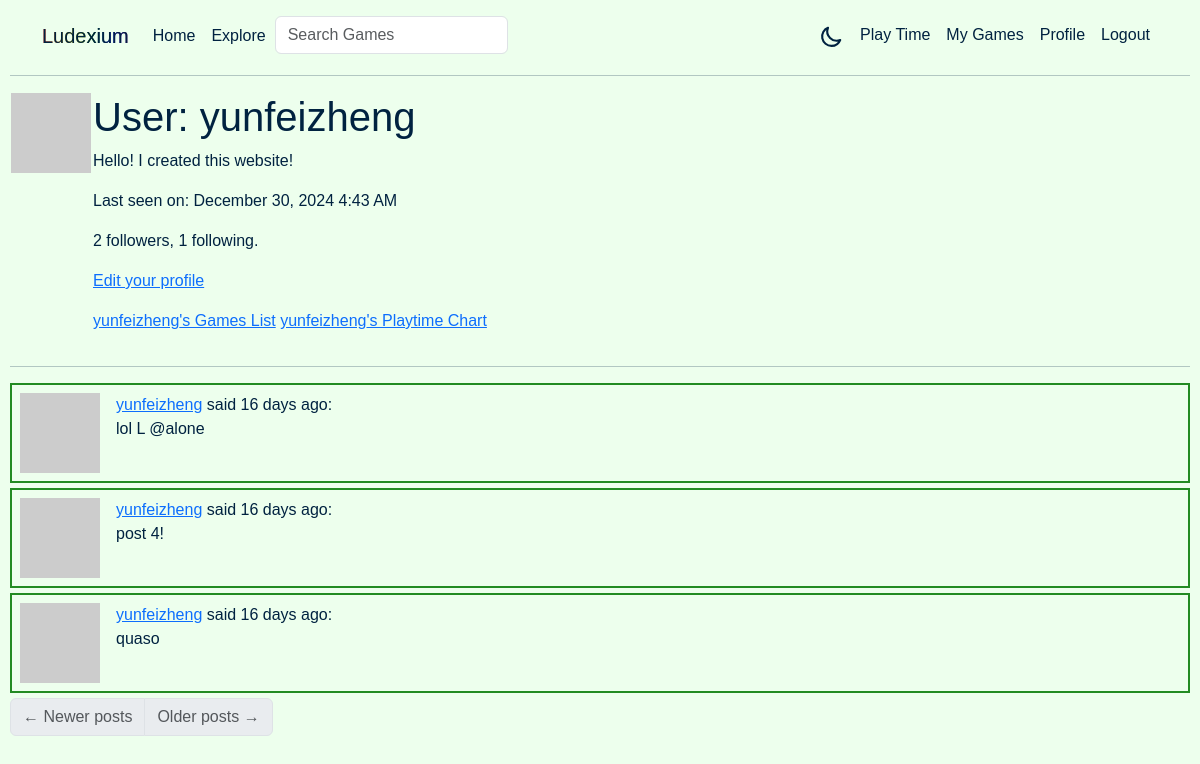
/user/yunfeizheng (signed in), run on an earlier commit of the app's database.
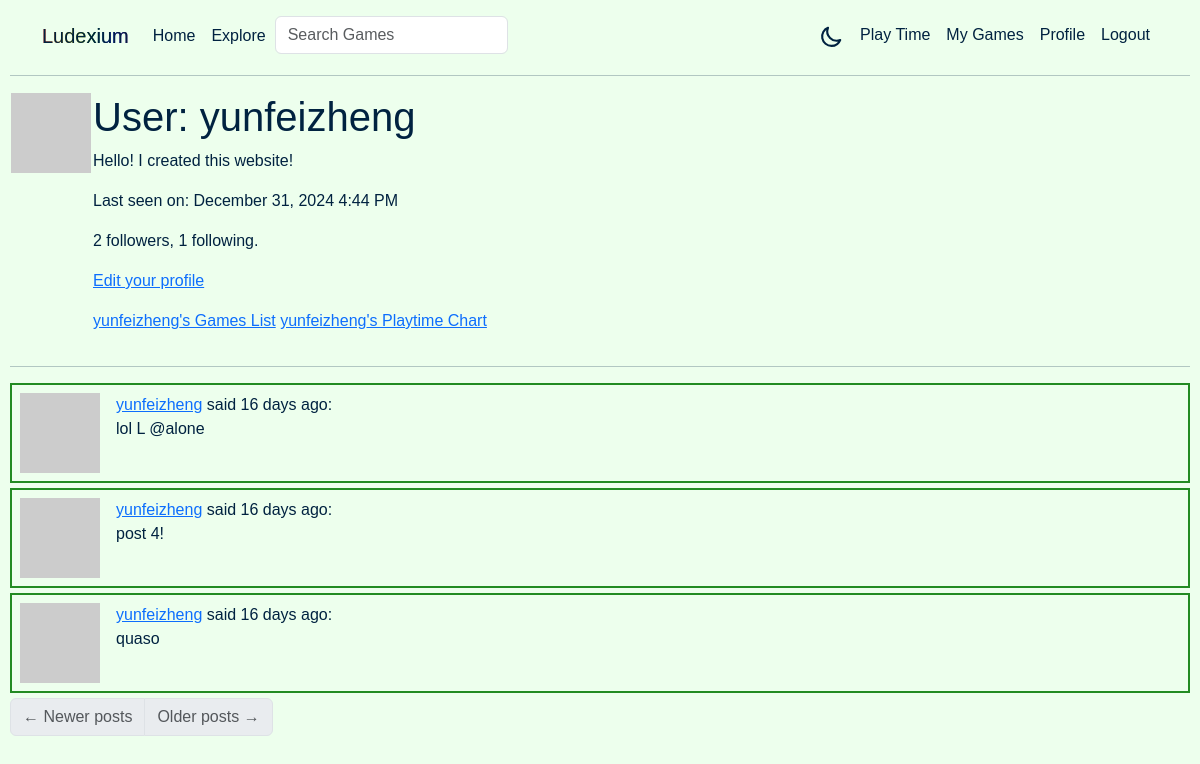
And on a later commit of the database.
### app/models.py (models this page shows, shortened)
class User(UserMixin, db.Model):
    id: so.Mapped[int] = so.mapped_column(primary_key=True)
    username: so.Mapped[str] = so.mapped_column(sa.String(64), index=True, unique=True)
    email: so.Mapped[str] = so.mapped_column(sa.String(120), index=True, unique=True)
    password_hash: so.Mapped[Optional[str]] = so.mapped_column(sa.String(256))
    about_me: so.Mapped[Optional[str]] = so.mapped_column(sa.String(140))
    last_seen: so.Mapped[Optional[datetime]] = so.mapped_column(default=lambda: datetime.now(timezone.utc))
    played_games: so.WriteOnlyMapped[Play] = so.relationship('Play', back_populates='user', lazy='dynamic')
    posts: so.WriteOnlyMapped['Post'] = so.relationship(back_populates='author')
    following: so.WriteOnlyMapped['User'] = so.relationship(
        secondary=followers, primaryjoin=(followers.c.follower_id == id),
        secondaryjoin=(followers.c.followed_id == id),
        back_populates='followers')
    followers: so.WriteOnlyMapped['User'] = so.relationship(
        secondary=followers, primaryjoin=(followers.c.followed_id == id),
        secondaryjoin=(followers.c.follower_id == id),
        back_populates='following')
    def avatar(self, size):
        digest = md5(self.email.lower().encode('utf-8')).hexdigest()
        return f'https://www.gravatar.com/avatar/{digest}?d=identicon&s={size}'
    def followers_count(self):
        query = sa.select(sa.func.count()).select_from(
            self.followers.select().subquery())
        return db.session.scalar(query)
    def following_count(self):
        query = sa.select(sa.func.count()).select_from(
            self.following.select().subquery())
        return db.session.scalar(query)

class Post(db.Model):
    id: so.Mapped[int] = so.mapped_column(primary_key=True)
    body: so.Mapped[str] = so.mapped_column(sa.String(140))
    timestamp: so.Mapped[datetime] = so.mapped_column(index=True, default=lambda: datetime.now(timezone.utc))
    user_id: so.Mapped[int] = so.mapped_column(sa.ForeignKey(User.id), index=True)
    author: so.Mapped[User] = so.relationship(back_populates='posts')

### app/routes.py (the view)
@app.route('/user/<username>')
@login_required
def user(username):
    user = db.first_or_404(sa.select(User).where(User.username == username))
    page = request.args.get('page', 1, type=int)
    query = user.posts.select().order_by(Post.timestamp.desc())
    posts = db.paginate(query, page=page,
                        per_page=app.config['POSTS_PER_PAGE'],
                        error_out=False)
    next_url = url_for('user', username=user.username, page=posts.next_num) if posts.has_next else None
    prev_url = url_for('user', username=user.username, page=posts.prev_num) if posts.has_prev else None
    form = EmptyForm()
    return render_template('user.html', title=f'{user.username} on Ludexium', user=user, posts=posts.items,
                           next_url=next_url, prev_url=prev_url, form=form)

### app/forms.py
class SearchForm(FlaskForm):
    q = StringField('Search Games', validators=[DataRequired()])
    def __init__(self, *args, **kwargs):
        if 'formdata' not in kwargs:
            kwargs['formdata'] = request.args
        if 'meta' not in kwargs:
            kwargs['meta'] = {'csrf': False}
        super(SearchForm, self).__init__(*args, **kwargs)

class EmptyForm(FlaskForm):
    submit = SubmitField('Submit')

### app/models.py (called while the page is built)
@login.user_loader
def load_user(id):
    return db.session.get(User, int(id))

### app/routes.py (called while the page is built)
@app.before_request
def before_request():
    if current_user.is_authenticated:
        current_user.last_seen = datetime.now(timezone.utc)
        g.search_form = SearchForm()
        db.session.commit()

### app/templates/user.html (shortened to what this page needs)
{% extends "base.html" %}
{% block content %}
    <table>
        <tr valign="top">
            <td><img src="{{ user.avatar(128) }}"></td>
            <td>
                <h1>User: {{ user.username }}</h1>
                {% if user.about_me %}<p>{{ user.about_me }}</p>{% endif %}
                {% if user.last_seen %}
                <p>Last seen on: {{ moment(user.last_seen).format('LLL') }}</p>
                {% endif %}
                <p>{{ user.followers_count() }} followers, {{ user.following_count() }} following.</p>
                {% if user == current_user %}
                <p><a href="{{ url_for('edit_profile') }}">Edit your profile</a></p>
                {% endif %}
                <p>
                    <a href="{{ url_for('my_games', username=user.username) }}">
                        {{ user.username }}'s Games List
                    </a>
                    <a href="{{ url_for('playtime', username=user.username) }}">
                        {{ user.username }}'s Playtime Chart
                    </a>
                </p>
            </td>
        </tr>
    </table>
    <hr>
    {% for post in posts %}
        {% include '_post.html' %}
    {% endfor %}
    <nav aria-label="Post navigation">
        <ul class="pagination">
            <li class="page-item{% if not prev_url %} disabled{% endif %}">
                <a class="page-link" href="{{ prev_url }}">
                    <span aria-hidden="true">&larr;</span> Newer posts
                </a>
            </li>
            <li class="page-item{% if not next_url %} disabled{% endif %}">
                <a class="page-link" href="{{ next_url }}">
                    Older posts <span aria-hidden="true">&rarr;</span>
                </a>
            </li>
        </ul>
    </nav>
{% endblock %}

### app/templates/base.html (shortened to what this page needs)
<!doctype html>
<html lang="en" class="{{ 'dark-mode' if session.get('theme') == 'dark' }}">
    <head>
        <link
        href="https://cdn.jsdelivr.net/npm/bootstrap@5.3.2/dist/css/bootstrap.min.css"
        rel="stylesheet"
>
        <link rel="stylesheet" href="{{ url_for('static', filename='style.css') }}">
    </head>
    <body>
        <nav class="navbar navbar-expand-lg bg-body-tertiary navbar-custom">
            <div class="container">
              <a class="navbar-brand navbar-text" href="{{ url_for('index') }}">Ludexium</a>
              <div class="collapse navbar-collapse" id="navbarSupportedContent">
                <ul class="navbar-nav me-auto mb-2 mb-lg-0">
                  <li class="nav-item">
                    <a class="nav-link" aria-current="page" href="{{ url_for('index') }}">Home</a>
                  </li>
                  <li class="nav-item">
                    <a class="nav-link" aria-current="page" href="{{ url_for('explore') }}">Explore</a>
                  </li>
                  {% if g.search_form %}
                  <form class="navbar-form navbar-left" method="get" action="{{ url_for('search') }}">
                      <div class="form-group">
                          {{ g.search_form.q(size=20, class='form-control', placeholder=g.search_form.q.label.text) }}
                      </div>
                  </form>
                  {% endif %}
                </ul>
                <ul class="navbar-nav mb-2 mb-lg-0">
                  <li class="nav-item">
                    <a class="nav-link" aria-current="page" href="{{ url_for('toggle_theme', current_page=request.path) }}">
                      {% if session.get('theme') == 'dark' %}
                      <svg xmlns="http://www.w3.org/2000/svg" fill="none" viewBox="0 0 24 24">
                        <path stroke-linecap="round" stroke-linejoin="round" stroke-width="2" d="M12 3v1m0 16v1m9-9h-1M4 12H3m15.364 6.364l-.707-.707M6.343 6.343l-.707-.707m12.728 0l-.707.707M6.343 17.657l-.707.707M16 12a4 4 0 11-8 0 4 4 0 018 0z" />
                      </svg>
                      {% else %}
                      <svg xmlns="http://www.w3.org/2000/svg" fill="none" viewBox="0 0 24 24">
                        <path stroke-linecap="round" stroke-linejoin="round" stroke-width="2" d="M20.354 15.354A9 9 0 018.646 3.646 9.003 9.003 0 0012 21a9.003 9.003 0 008.354-5.646z" />
                      </svg>
                      {% endif %}
                    </a>
                  </li>
                  {% if current_user.is_anonymous %}
                  <li class="nav-item">
                    <a class="nav-link" aria-current="page" href="{{ url_for('login') }}">Login</a>
                  </li>
                  {% else %}
                  <li class="nav-item">
                    <a class="nav-link" aria-current="page" href="{{ url_for('playtime', username=current_user.username) }}">Play Time</a>
                  </li>
                  <li class="nav-item">
                    <a class="nav-link" aria-current="page" href="{{ url_for('my_games', username=current_user.username) }}">My Games</a>
                  </li>
                  <li class="nav-item">
                    <a class="nav-link" aria-current="page" href="{{ url_for('user', username=current_user.username) }}">Profile</a>
                  </li>
                  <li class="nav-item">
                    <a class="nav-link" aria-current="page" href="{{ url_for('logout') }}">Logout</a>
                  </li>
                  {% endif %}
                </ul>
              </div>
            </div>
          </nav>
        <hr>
        {% block content %}{% endblock %}
    </body>
</html>

### app/templates/_post.html
<div class="post-table">
<table class="table table-hover">
    <tr>
        <td width="70px">
            <a href="{{ url_for('user', username=post.author.username) }}">
                <img src="{{ post.author.avatar(70) }}" />
            </a>
        </td>
        <td>
            <a href="{{ url_for('user', username=post.author.username) }}">
                {{ post.author.username }}
            </a>
            said {{ moment(post.timestamp).fromNow() }}:
            <br>
            {{ post.body }}
        </td>
    </tr>
</table>
</div>

### app/static/style.css (style rules this page uses)
:root { --text-dark: #002240; --text-light: #ffffff; --background-color: #edffed; --hover-color: green; --border: 2px solid forestgreen; }
html { font-size: 10px; }
@media screen and (min-width: 60em) { html { font-size: 13px; } }
@media screen and (min-width: 75em) { html { font-size: 16px; } }
body { font-family: 'Lucida Sans', 'Lucida Sans Regular', 'Lucida Grande', 'Lucida Sans Unicode', Geneva, Verdana, sans-serif; color: var(--text-dark); background-color: var(--background-color); padding-left: 10px; padding-right: 10px; }
a { display: inline-block; }
.game-table table, .post-table table { border: var(--border); margin-top: 5px; margin-bottom: 5px; }
td { color: var(--text-dark) !important; background-color: var(--background-color) !important; }
svg { width: 25px; height: 25px; stroke: var(--text-dark); }
.navbar-custom { background-color: var(--background-color) !important; margin-top: 5px; padding-bottom: 0px; }
.navbar-custom form { margin-left: 1px; }
.navbar-custom a.navbar-brand { background: linear-gradient(90deg, red, orange, yellow, green, blue, purple); background-clip: text; -webkit-background-clip: text; }
.navbar-custom .navbar-text, .navbar-custom .nav-link { color: var(--text-dark); }

What changed in the data, as far as the page shows it:
changed User "yunfeizheng": last_seen "December 30, 2024 4:43 AM" → "December 31, 2024 4:44 PM"
